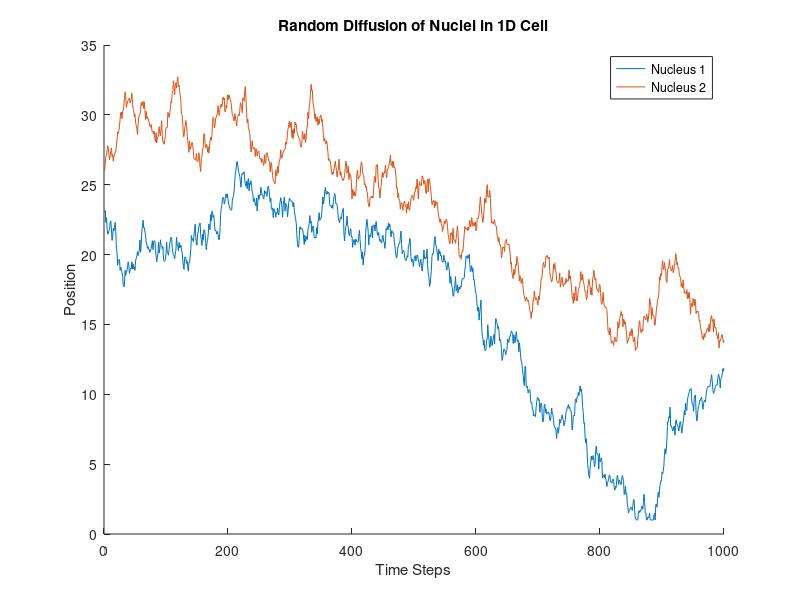

Write the MATLAB code that produced this figure.
% % Parameters
numNuclei = 2;             % Number of nuclei
cellLength = 100;           % Length of the cell
numSteps = 1000;            % Number of time steps
deltaT = 0.1;               % Time step size
repulsionStrength = 1;      % Strength of repulsion
minDistance = 2;            % Minimum allowed distance between nuclei
diffusionCoefficient = 1;   % Diffusion coefficient

% Initialize positions randomly within the cell, ensuring no overlap
positions = sort(randperm(cellLength - minDistance * (numNuclei - 1), numNuclei));
positions = positions + (0:numNuclei-1) * minDistance;

% Store positions for plotting
positionHistory = zeros(numSteps, numNuclei);
positionHistory(1, :) = positions;

% Simulation loop
for step = 2:numSteps
    % Calculate random displacements
    displacements = sqrt(2 * diffusionCoefficient * deltaT) * randn(numNuclei, 1);
    
    % Update positions with displacements
    newPositions = positions + displacements';
    
    % Enforce boundary conditions (nuclei cannot leave the cell)
    newPositions = max(newPositions, 1);
    newPositions = min(newPositions, cellLength);
    
    % Repulsion: adjust positions to maintain minimum distance
    for i = 1:numNuclei
        for j = 1:numNuclei
            if i ~= j
                distance = abs(newPositions(i) - newPositions(j));
                if distance < minDistance
                    % Adjust positions to maintain minimum distance
                    if newPositions(i) < newPositions(j)
                        newPositions(i) = newPositions(i) - repulsionStrength * (minDistance - distance) / 2;
                        newPositions(j) = newPositions(j) + repulsionStrength * (minDistance - distance) / 2;
                    else
                        newPositions(i) = newPositions(i) + repulsionStrength * (minDistance - distance) / 2;
                        newPositions(j) = newPositions(j) - repulsionStrength * (minDistance - distance) / 2;
                    end
                end
            end
        end
    end
    
    % Enforce boundary conditions again after repulsion adjustments
    newPositions = max(newPositions, 1);
    newPositions = min(newPositions, cellLength);
    
    % Update positions
    positions = newPositions;
    
    % Store positions for plotting
    positionHistory(step, :) = positions;
end

% Plot positions
figure;
hold on;
for i = 1:numNuclei
    plot(1:numSteps, positionHistory(:, i));
end
xlabel('Time Steps');
ylabel('Position');
title('Random Diffusion of Nuclei in 1D Cell');
legend(arrayfun(@(x) ['Nucleus ' num2str(x)], 1:numNuclei, 'UniformOutput', false));
hold off;
